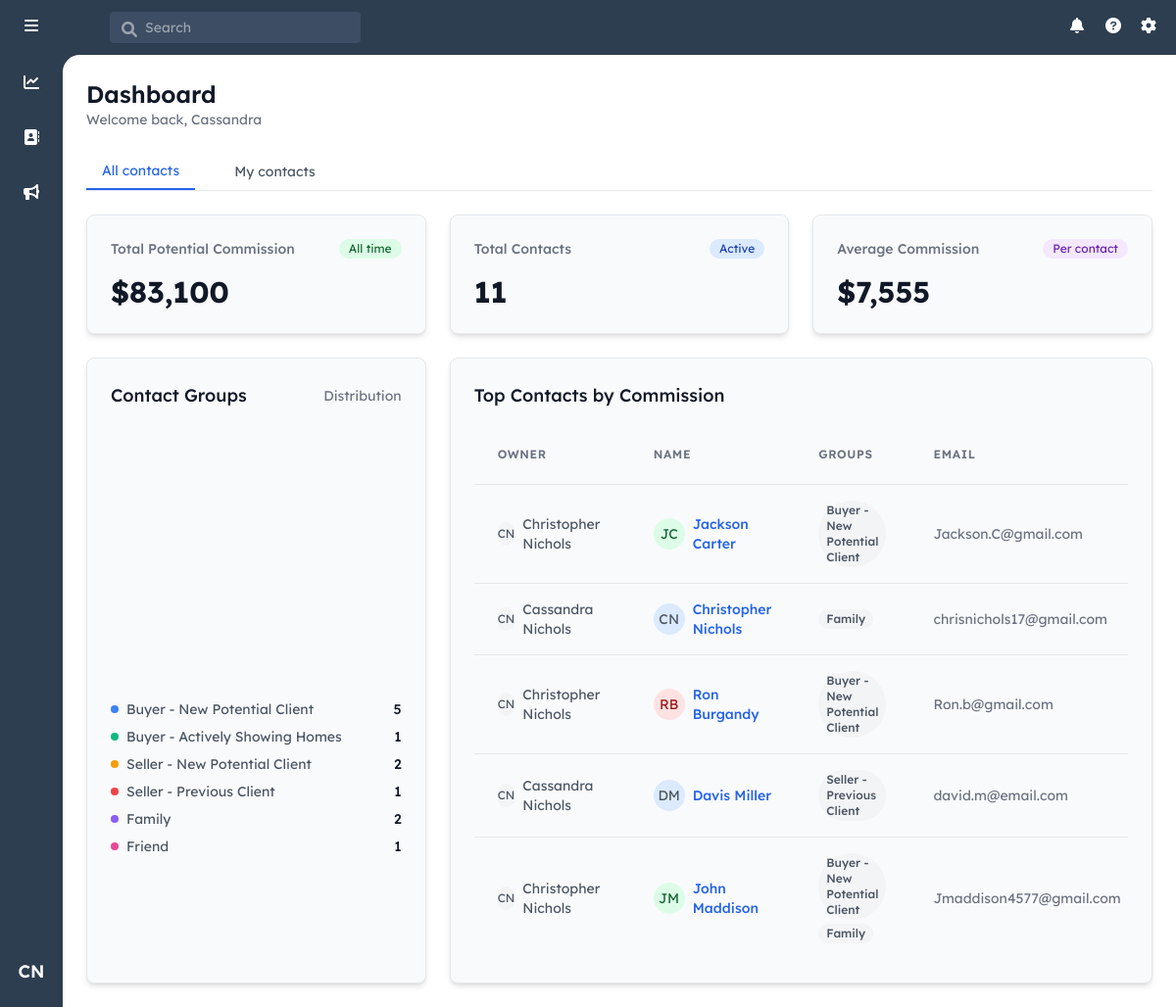
The app's page /dashboard?view=all (signed in), older data.
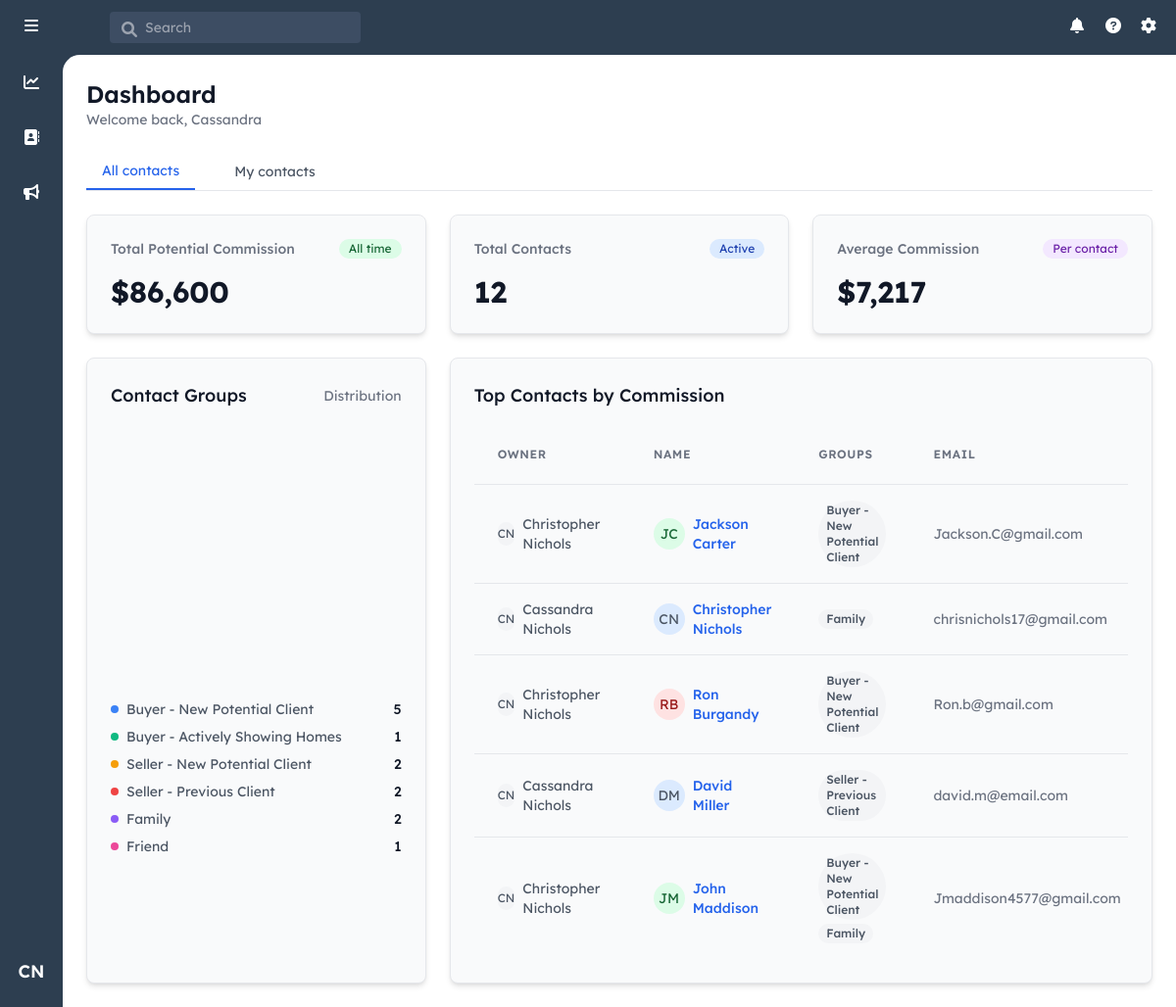
The same page, newer data.
### models.py (models this page shows, shortened)
class Contact(db.Model):
    id = db.Column(db.Integer, primary_key=True)
    user_id = db.Column(db.Integer, db.ForeignKey('user.id'), nullable=False)
    first_name = db.Column(db.String(80), nullable=False)
    last_name = db.Column(db.String(80), nullable=False)
    email = db.Column(db.String(120))
    phone = db.Column(db.String(20))
    street_address = db.Column(db.String(200))
    city = db.Column(db.String(100))
    state = db.Column(db.String(50))
    zip_code = db.Column(db.String(20))
    notes = db.Column(db.Text)
    created_at = db.Column(db.DateTime, nullable=False, default=datetime.utcnow)
    updated_at = db.Column(db.DateTime, nullable=False, default=datetime.utcnow,
                          onupdate=datetime.utcnow)
    potential_commission = db.Column(db.Numeric(10, 2), nullable=False, default=5000.00)
    owner = db.relationship('User', backref=db.backref('contacts', lazy=True))
    groups = db.relationship('ContactGroup',
                           secondary=contact_groups,
                           back_populates='contacts',
                           lazy='joined')

class ContactGroup(db.Model):
    id = db.Column(db.Integer, primary_key=True)
    name = db.Column(db.String(100), unique=True, nullable=False)
    category = db.Column(db.String(50), nullable=False)
    sort_order = db.Column(db.Integer, nullable=False)
    created_at = db.Column(db.DateTime, nullable=False, default=datetime.utcnow)
    contacts = db.relationship('Contact',
                             secondary=contact_groups,
                             back_populates='groups',
                             lazy='dynamic')

class User(UserMixin, db.Model):
    id = db.Column(db.Integer, primary_key=True)
    username = db.Column(db.String(80), unique=True, nullable=False)
    email = db.Column(db.String(120), unique=True, nullable=False)
    password_hash = db.Column(db.String(128))
    first_name = db.Column(db.String(80), nullable=False)
    last_name = db.Column(db.String(80), nullable=False)
    role = db.Column(db.String(20), nullable=False, default='agent')
    created_at = db.Column(db.DateTime, nullable=False, default=datetime.utcnow)
    last_login = db.Column(db.DateTime)

### app.py (the view)
    @app.route('/dashboard')
    @login_required
    def dashboard():
        view = request.args.get('view', 'my')
        if current_user.role != 'admin':
            show_all = False
            contacts = Contact.query.filter_by(user_id=current_user.id).all()
        else:
            show_all = view == 'all'
            if show_all:
                contacts = Contact.query.all()
            else:
                contacts = Contact.query.filter_by(user_id=current_user.id).all()
        total_contacts = len(contacts)
        total_commission = sum(c.potential_commission or 0 for c in contacts)
        avg_commission = total_commission / total_contacts if total_contacts > 0 else 0
        top_contacts = sorted(
            contacts,
            key=lambda x: x.potential_commission or 0,
            reverse=True
        )[:5]
        groups = ContactGroup.query.all()
        group_stats = []
        for group in groups:
            contact_count = len([c for c in contacts if group in c.groups])
            if contact_count > 0:  # Only include groups with contacts
                group_stats.append({
                    'name': group.name,
                    'count': contact_count
                })
        return render_template('dashboard.html',
                             total_contacts=total_contacts,
                             total_commission=total_commission,
                             avg_commission=avg_commission,
                             top_contacts=top_contacts,
                             group_stats=group_stats,
                             show_all=show_all)

### templates/dashboard.html (shortened to what the changed rows need)
{% extends "base.html" %}
{% block content %}
<div class="p-6">
    <div class="mb-6">
        <h1 class="text-2xl font-semibold text-gray-900">Dashboard</h1>
    </div>
    <div class="grid grid-cols-1 md:grid-cols-3 gap-6 mb-6">
        <div class="bg-gray-50 rounded-lg shadow-md p-6 border border-gray-200">
            <div class="flex items-baseline">
                <span class="text-3xl font-bold text-gray-900">${{ "{:,.0f}".format(total_commission) }}</span>
            </div>
        </div>
        <div class="bg-gray-50 rounded-lg shadow-md p-6 border border-gray-200">
            <div class="flex items-baseline">
                <span class="text-3xl font-bold text-gray-900">{{ total_contacts }}</span>
            </div>
        </div>
        <div class="bg-gray-50 rounded-lg shadow-md p-6 border border-gray-200">
            <div class="flex items-baseline">
                <span class="text-3xl font-bold text-gray-900">${{ "{:,.0f}".format(avg_commission) }}</span>
            </div>
        </div>
    </div>
    <div class="grid grid-cols-1 lg:grid-cols-3 gap-6">
        <div class="bg-gray-50 rounded-lg shadow-md p-6 border border-gray-200 lg:col-span-1">
            <div class="mt-4">
                <div class="grid grid-cols-1 gap-2">
                    {% for group in group_stats %}
                    <div class="flex items-center justify-between text-sm">
                        <div class="flex items-center">
                            <div class="w-2 h-2 rounded-full mr-2" style="background-color: {{ ['#3B82F6', '#10B981', '#F59E0B', '#EF4444', '#8B5CF6', '#EC4899'][loop.index0 % 6] }}"></div>
                            <span class="text-gray-600">{{ group.name }}</span>
                        </div>
                        <span class="font-medium text-gray-900">{{ group.count }}</span>
                    </div>
                    {% endfor %}
                </div>
            </div>
        </div>
        <div class="bg-gray-50 rounded-lg shadow-md p-6 border border-gray-200 lg:col-span-2">
            <div class="overflow-x-auto">
                <table class="min-w-full">
                    <thead>
                        <tr class="border-b border-gray-200">
                            {% if current_user.role == 'admin' and show_all %}
                            <th class="px-6 py-3.5 text-left text-xs font-semibold text-gray-500 uppercase tracking-wider">Owner</th>
                            {% endif %}
                            <th class="px-6 py-3.5 text-left text-xs font-semibold text-gray-500 uppercase tracking-wider">Name</th>
                            <th class="px-6 py-3.5 text-left text-xs font-semibold text-gray-500 uppercase tracking-wider">Groups</th>
                            <th class="px-6 py-3.5 text-left text-xs font-semibold text-gray-500 uppercase tracking-wider">Email</th>
                        </tr>
                    </thead>
                    <tbody class="divide-y divide-gray-200">
                        {% for contact in top_contacts %}
                        <tr class="hover:bg-white transition-colors duration-150">
                            {% if current_user.role == 'admin' and show_all %}
                            <td class="px-6 py-4">
                                <div class="flex items-center">
                                    <div class="w-6 h-6 rounded-full flex items-center justify-center text-xs bg-gray-100 text-gray-600 mr-2">
                                        {{ contact.owner.first_name[0] }}{{ contact.owner.last_name[0] }}
                                    </div>
                                    <span class="text-sm text-gray-600">
                                        {{ contact.owner.first_name }} {{ contact.owner.last_name }}
                                    </span>
                                </div>
                            </td>
                            {% endif %}
                            <td class="px-6 py-4">
                                <a href="{{ url_for('view_contact', contact_id=contact.id, source='dashboard') }}" class="group">
                                    <div class="flex items-center">
                                        <div class="w-8 h-8 rounded-full flex items-center justify-center text-sm mr-2 flex-shrink-0 text-gray-600
                                            {% set initials = contact.first_name[0]|upper + contact.last_name[0]|upper %}
                                            {% if initials[0] in 'ABCDE' %}bg-blue-100 text-blue-800
                                            {% elif initials[0] in 'FGHIJ' %}bg-green-100 text-green-800
                                            {% elif initials[0] in 'KLMNO' %}bg-yellow-100 text-yellow-800
                                            {% elif initials[0] in 'PQRST' %}bg-red-100 text-red-800
                                            {% else %}bg-purple-100 text-purple-800{% endif %}">
                                            {{ contact.first_name[0] }}{{ contact.last_name[0] }}
                                        </div>
                                        <div class="text-sm font-medium text-blue-600 group-hover:text-blue-800">
                                            {{ contact.first_name }} {{ contact.last_name }}
                                        </div>
                                    </div>
                                </a>
                            </td>
                            <td class="px-6 py-4">
                                <div class="flex flex-wrap gap-1">
                                    {% for group in contact.groups[:2] %}
                                        <span class="inline-flex items-center px-2 py-0.5 rounded-full text-xs font-medium bg-gray-100 text-gray-600">
                                            {{ group.name }}
                                        </span>
                                    {% endfor %}
                                </div>
                            </td>
                            <td class="px-6 py-4 text-sm text-gray-500">
                                {{ contact.email or '--' }}
                            </td>
                        </tr>
                        {% endfor %}
                    </tbody>
                </table>
            </div>
        </div>
    </div>
</div>
{% endblock %}

Row changes from the older to the newer data that the page shows:
changed Contact "Miller": count "1" → "2"; first_name "Davis" → "David"
Text that changed along with them:
{{ "{:,.0f}".format(total_commission) }}: "83,100" → "86,600"
{{ total_contacts }}: "11" → "12"
{{ "{:,.0f}".format(avg_commission) }}: "7,555" → "7,217"
